Frame 1 (no input): blank canvas, image omitted
Frame 60 (the mouse pressed at the canvas centre just before this capture): blank canvas, image omitted
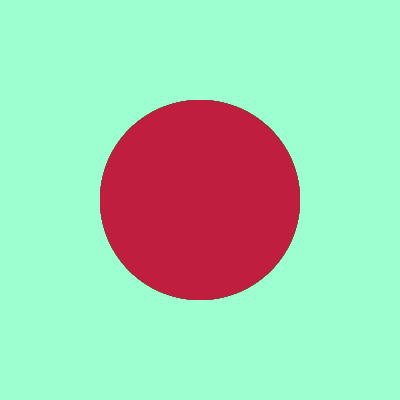
Frame 120 (the mouse held since frame 60 and released just before this capture)

The Processing sketch whose frames 1 and 60 were blank and that drew this single picture after the mouse press (run headless with seeded random() and noise(); from frame 60 on, the mouse is pressed at the canvas centre):

// Processing sketch: processing_59803
// ── processing_59803.pde

void setup(){
  
  smooth();

  size(400,400);  
  background(157,255,208);
  
}

void draw(){
 if(mousePressed){
  
  noStroke();
  noCursor();
  fill(random(0,255), random(0,255), random(100));
 
 ellipse(mouseX,mouseY,mouseX,mouseX);
 }
 else{
   
  //background(157,255,208,30);
  noStroke();
  noCursor();
 
   
 }
}
